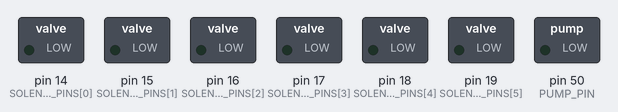
Bench run of a sketch on a simulated Arduino Mega 2560, built with avr-gcc and run on an emulated ATmega2560. Parts: switched loads named in the sketch (green lamp = pin HIGH). What the sketch prints to the serial monitor is not drawn.

Above: at 0.1 s.
At 30.1 s:
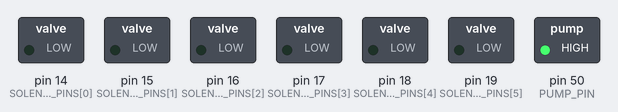
At 120.1 s:
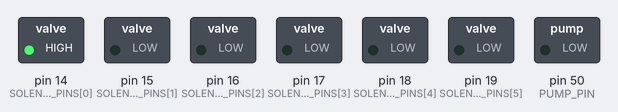
At 125.1 s:
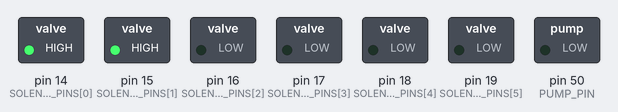
Timing chart, 0 to 126.6 s (numbered marks = the images above):
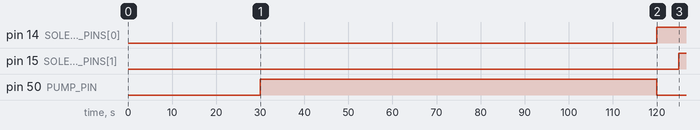

The sketch:

solenoid_test.ino
```cpp
// solenoid_test_board1.ino
const int SOLENOID_PINS[] = {14, 15, 16, 17, 18, 19};
const int NUM_SOLENOIDS = 6;
const int PUMP_PIN = 50;

void setup() {
  Serial.begin(9600);

  pinMode(PUMP_PIN, OUTPUT);
  digitalWrite(PUMP_PIN, LOW);

  for (int i = 0; i < NUM_SOLENOIDS; i++) {
    pinMode(SOLENOID_PINS[i], OUTPUT);
  }

  // Step 1 — Close solenoids one by one with 5 second delay
  Serial.println("Closing solenoids...");
  for (int i = 0; i < NUM_SOLENOIDS; i++) {
    digitalWrite(SOLENOID_PINS[i], LOW);
    Serial.print("Solenoid on pin ");
    Serial.print(SOLENOID_PINS[i]);
    Serial.println(" → CLOSED");
    delay(5000);
  }
  Serial.println("All solenoids closed.");

  // Step 2 — Run pump for 90 seconds
  Serial.println("Pump ON...");
  digitalWrite(PUMP_PIN, HIGH);
  delay(90000);
  digitalWrite(PUMP_PIN, LOW);
  Serial.println("Pump OFF.");

  // Step 3 — Open solenoids one by one with 5 second delay
  Serial.println("Opening solenoids...");
  for (int i = 0; i < NUM_SOLENOIDS; i++) {
    digitalWrite(SOLENOID_PINS[i], HIGH);
    Serial.print("Solenoid on pin ");
    Serial.print(SOLENOID_PINS[i]);
    Serial.println(" → OPEN");
    delay(5000);
  }
  Serial.println("All solenoids open. Holding for 5 minutes...");

  // Step 4 — Hold open for 5 minutes
  delay(300000);

  // Step 5 — Close solenoids one by one with 5 second delay
  Serial.println("Closing solenoids...");
  for (int i = 0; i < NUM_SOLENOIDS; i++) {
    digitalWrite(SOLENOID_PINS[i], LOW);
    Serial.print("Solenoid on pin ");
    Serial.print(SOLENOID_PINS[i]);
    Serial.println(" → CLOSED");
    delay(5000);
  }
  Serial.println("All solenoids closed. Test complete.");
}

void loop() {
  // Nothing — test runs once in setup
}
```

Measured:
- by itself, pin 14 (SOLENOID_PINS[0]): LOW → HIGH at 120 s
- by itself, pin 15 (SOLENOID_PINS[1]): LOW → HIGH at 125 s
- by itself, pin 50 (PUMP_PIN): LOW → HIGH at 30.0 s, → LOW 90.0 s later
